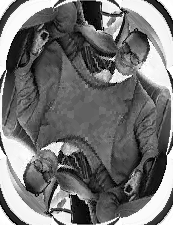
#> input picture maths/img/mystery_image.png, 173 x 225 px
$ python conformal_mapping_and_image.py
#> lines starting #> are read from the running program, lines starting #| are printed output that depends on the picture
### maths/solving_dirichlet_problem.py
"""
Solving Direchlet problem on a square domain
============================================

We want to solve the following problem:

    Laplacian(u) = 0 in the square domain [-1, 1]x[-1, 1]
    u(x, y) = h(x, y) on the boundary of the square domain

We will use the grid transformation method to solve this problem.

Points in the disk (D) are denoted by z = x + iy,
points in the square (S) are denoted by w = u + iv.

The function f is an holomorphic function, transforming the disk (D) into the square (S).
The function inv_f is the inverse of f (S -> D).

Note:
    We could have use Serie expansion to solve this problem.
    It is analytically solvable on a rectangle.

# TODO: optimize the code since it is very slow :/ (or use C++ and cython)

"""

import matplotlib.pyplot as plt  # type: ignore
import numpy as np
from mpmath import ellipf, ellipfun, ellipk
from numba import njit
from scipy.integrate import quad

# Incomplete elliptic integral of the first kind
ellipf_vec = np.vectorize(ellipf, otypes=(complex,))
# TODO: see scipy.speciel.ellipkinc

# Jacobi elliptic function
cn = lambda u, k: ellipfun("cn", u, k=k)
cn = np.vectorize(cn, otypes=(complex,))
# TODO: see scipy.speciel.ellipj

# Complete elliptic integral of the first kind
ellipk_vec = np.vectorize(ellipk, otypes=(float,))
K_e = ellipk_vec(1 / 2)  # K_e = 1.854


# Constant for the grid transformation
C = 2 / K_e
A = 0
rot = np.exp(1j * np.pi / 4)
rot_inv = np.exp(-1j * np.pi / 4)


def inv_f(
    w: np.ndarray,
) -> np.ndarray:
    r"""An holomorphic function, transforming a square (S) into a disk (D).

    .. math::
        z = f^{-1}(w) = e^{-\frac{i \pi}{4}} \text{cn}(K_e - \frac{\sqrt{2}}{C} (e^{\frac{i \pi}{4}} w - A), \frac{1}{\sqrt{2}})

    Note:
        cn is a Jacobi elliptic function.

    Args:
        w (np.ndarray): Complex number, representing a point in the square.

    Returns:
        np.ndarray: Complex number, representing a point in the disk.
    """

    return rot_inv * cn(K_e - np.sqrt(2) / C * (rot * w - A), 1 / np.sqrt(2))


# [168 lines left out: functions f, h, g_test, integrand_disk, integrand_square, gamma_disk and 2 more, not called in this run]


# [40 lines that do not run on import are left out]

### maths/conformal_mapping_and_image.py
"""
A module to transform an image using conformal mappings.


Inspired by:
https://stackoverflow.com/questions/63121723/creating-a-meshgrid-from-1-1-to-apply-conformal-maps-to-an-image
"""

from pathlib import Path

import cv2
import numpy as np
from solving_dirichlet_problem import f, inv_f

# Path to the mystery image to be transformed.
in_path = Path(__file__).parent / "img" / "mystery_image.png"
# Path to the transformed image.
out_path = Path(__file__).parent / "img" / "output_image.png"

# Reading an image from file.
in_img = np.array(cv2.imread(str(in_path)))
#> in_img is the input picture: shape (225, 173, 3); min 0, max 255, mean 116

# Taking dimensions of img.
nb_rows, nb_cols = in_img.shape[0], in_img.shape[1]
#> nb_rows = 225; nb_cols = 173

# Creating vectors of equally spaced points.
x = np.linspace(-1, 1, num=nb_cols, endpoint=True)
#> x = 173 values from -1 to 1
y = np.linspace(-1, 1, num=nb_rows, endpoint=True)
#> y = 225 values from -1 to 1

# Using the previous vectors to create a matrix of points.
X, Y = np.meshgrid(x, y)


# constants
rot = np.exp(1j * np.pi / 4)
rot_inv = np.exp(-1j * np.pi / 4)


def conformal_mapping(
    X_array: np.ndarray,
    Y_array: np.ndarray,
) -> tuple[np.ndarray, np.ndarray]:
    """Confomral mapping of the image.

    You can change this function to any conformal mapping you want.

    Args:
        X_array (np.ndarray): X coordinates of the image.
        Y_array (np.ndarray): Y coordinates of the image.

    Returns:
        tuple[np.ndarray, np.ndarray]: X and Y coordinates of the transformed image.
    """

    W = X_array + 1j * Y_array

    # # please_dont_look_now --> mystery_image
    # Z = f(W**2)

    # mystery_image --> output_image
    Z = np.sqrt(inv_f(W))

    return Z.real, Z.imag


# Applying the conformal mapping.
X, Y = conformal_mapping(X, Y)


def scale_mapping(
    X_array: np.ndarray,
    Y_array: np.ndarray,
    numbers_row: int,
    numbers_column: int,
) -> tuple[np.ndarray, np.ndarray]:
    """
    Converts coordinates from a range of [-1,1] to a range of [0,width-1], as needed by cv2.remap

    Args:
        X_array (np.ndarray): X coordinates of the image.
        Y_array (np.ndarray): Y coordinates of the image.
        numbers_row (int): number of rows of the image.
        numbers_column (int): number of columns of the image.

    Returns:
        tuple[np.ndarray, np.ndarray]: X and Y coordinates of the transformed image.
    """
    # Scaling the values to the right range.
    X_new = (X_array / np.max(np.abs(X_array)) + 1) * numbers_column / 2
    Y_new = (Y_array / np.max(np.abs(Y)) + 1) * numbers_row / 2

    # Clipping the values to the right range
    # i.e. values above 0 are set to 0,
    # and values above numbers_column/number are set to numbers_column.
    X_new = np.clip(X_new, 0, numbers_column - 1)
    Y_new = np.clip(Y_new, 0, numbers_row - 1)

    # astype(np.float32) is necessary for cv2.remap to work.
    X_new = np.floor(X_new).astype(np.float32)
    Y_new = np.floor(Y_new).astype(np.float32)
    return X_new, Y_new


# Maps the output of the complex logarithmic mapping to normal pixel coordinates,
# such that cv2.remap can move the pixels to all the right places.
Xnew, Ynew = scale_mapping(X, Y, nb_rows, nb_cols)
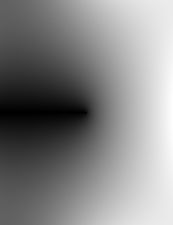
#> X: shape (225, 173) float64; min 1.41e-20, max 1, mean 0.523

# Applying the transformation.
out_img = cv2.remap(in_img, Xnew, Ynew, interpolation=cv2.INTER_CUBIC)
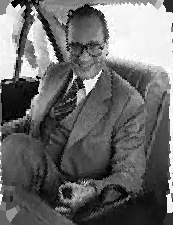
#> out_img: shape (225, 173, 3); min 0, max 255, mean 106.7

# Saving the transformed image.
cv2.imwrite(str(out_path), out_img)
